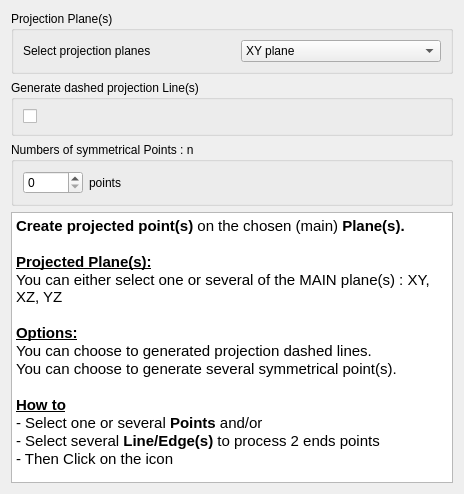
<?xml version="1.0" encoding="UTF-8"?>
<ui version="4.0">
 <class>Dialog</class>
 <widget class="QDialog" name="Dialog">
  <property name="geometry">
   <rect>
    <x>0</x>
    <y>0</y>
    <width>464</width>
    <height>494</height>
   </rect>
  </property>
  <property name="windowTitle">
   <string>Dialog</string>
  </property>
  <layout class="QGridLayout" name="gridLayout_4">
   <item row="0" column="0">
    <widget class="QGroupBox" name="groupBox">
     <property name="title">
      <string>Projection Plane(s)</string>
     </property>
     <property name="flat">
      <bool>false</bool>
     </property>
     <layout class="QGridLayout" name="gridLayout_3">
      <item row="0" column="0">
       <layout class="QHBoxLayout" name="horizontalLayout">
        <item>
         <widget class="QLabel" name="UI_ProjectedPoint_label">
          <property name="text">
           <string>Select projection planes</string>
          </property>
         </widget>
        </item>
        <item>
         <widget class="QComboBox" name="UI_ProjectePoint_comboBox">
          <property name="maximumSize">
           <size>
            <width>200</width>
            <height>16777215</height>
           </size>
          </property>
          <property name="toolTip">
           <string>&lt;html&gt;&lt;head/&gt;&lt;body&gt;&lt;p&gt;The projection plane(s)&lt;/p&gt;&lt;/body&gt;&lt;/html&gt;</string>
          </property>
          <property name="currentIndex">
           <number>0</number>
          </property>
          <item>
           <property name="text">
            <string>XY plane</string>
           </property>
          </item>
          <item>
           <property name="text">
            <string>YZ plane</string>
           </property>
          </item>
          <item>
           <property name="text">
            <string>XZ plane</string>
           </property>
          </item>
          <item>
           <property name="text">
            <string>XY, YZ planes</string>
           </property>
          </item>
          <item>
           <property name="text">
            <string>XY, XZ planes</string>
           </property>
          </item>
          <item>
           <property name="text">
            <string>YZ, XZ planes</string>
           </property>
          </item>
          <item>
           <property name="text">
            <string>XY, YZ, XZ planes</string>
           </property>
          </item>
         </widget>
        </item>
       </layout>
      </item>
     </layout>
    </widget>
   </item>
   <item row="1" column="0">
    <widget class="QGroupBox" name="groupBox_2">
     <property name="title">
      <string>Generate dashed projection Line(s)</string>
     </property>
     <property name="flat">
      <bool>false</bool>
     </property>
     <layout class="QGridLayout" name="gridLayout_2">
      <item row="0" column="0">
       <widget class="QCheckBox" name="UI_ProjectePoint_checkBox">
        <property name="toolTip">
         <string>&lt;html&gt;&lt;head/&gt;&lt;body&gt;&lt;p&gt;If checked &lt;span style=&quot; font-weight:600;&quot;&gt;all projection dashed Line(s)&lt;/span&gt; will be show&lt;span style=&quot; font-weight:600;&quot;&gt;.&lt;/span&gt;&lt;/p&gt;&lt;/body&gt;&lt;/html&gt;</string>
        </property>
        <property name="text">
         <string/>
        </property>
        <property name="autoExclusive">
         <bool>false</bool>
        </property>
       </widget>
      </item>
     </layout>
    </widget>
   </item>
   <item row="2" column="0">
    <widget class="QGroupBox" name="groupBox_3">
     <property name="title">
      <string>Numbers of symmetrical Points : n</string>
     </property>
     <property name="flat">
      <bool>false</bool>
     </property>
     <layout class="QGridLayout" name="gridLayout">
      <item row="0" column="0">
       <layout class="QHBoxLayout" name="horizontalLayout_2">
        <item>
         <widget class="QSpinBox" name="UI_ProjectePoint_spin_numberSymPoint">
          <property name="minimumSize">
           <size>
            <width>60</width>
            <height>0</height>
           </size>
          </property>
          <property name="maximumSize">
           <size>
            <width>50</width>
            <height>16777215</height>
           </size>
          </property>
          <property name="toolTip">
           <string>&lt;html&gt;&lt;head/&gt;&lt;body&gt;&lt;p&gt;This number indicates in how many &lt;span style=&quot; font-weight:600;&quot;&gt;Parts&lt;/span&gt; each selected parent Lines(s) will be cut in (Max 100).&lt;/p&gt;&lt;/body&gt;&lt;/html&gt;</string>
          </property>
          <property name="minimum">
           <number>0</number>
          </property>
          <property name="maximum">
           <number>100</number>
          </property>
          <property name="singleStep">
           <number>1</number>
          </property>
          <property name="value">
           <number>0</number>
          </property>
         </widget>
        </item>
        <item>
         <widget class="QLabel" name="UI_ProjectedPoint_label_2">
          <property name="text">
           <string>points</string>
          </property>
         </widget>
        </item>
       </layout>
      </item>
     </layout>
    </widget>
   </item>
   <item row="3" column="0">
    <widget class="QTextBrowser" name="textBrowser">
     <property name="html">
      <string>&lt;!DOCTYPE HTML PUBLIC &quot;-//W3C//DTD HTML 4.0//EN&quot; &quot;http://www.w3.org/TR/REC-html40/strict.dtd&quot;&gt;
&lt;html&gt;&lt;head&gt;&lt;meta name=&quot;qrichtext&quot; content=&quot;1&quot; /&gt;&lt;style type=&quot;text/css&quot;&gt;
p, li { white-space: pre-wrap; }
&lt;/style&gt;&lt;/head&gt;&lt;body style=&quot; font-family:'Ubuntu'; font-size:11pt; font-weight:400; font-style:normal;&quot;&gt;
&lt;p style=&quot; margin-top:0px; margin-bottom:0px; margin-left:0px; margin-right:0px; -qt-block-indent:0; text-indent:0px;&quot;&gt;&lt;span style=&quot; font-weight:600;&quot;&gt;Create projected point(s)&lt;/span&gt; on the chosen (main)&lt;span style=&quot; font-weight:600;&quot;&gt; Plane(s).&lt;/span&gt;&lt;/p&gt;
&lt;p style=&quot;-qt-paragraph-type:empty; margin-top:0px; margin-bottom:0px; margin-left:0px; margin-right:0px; -qt-block-indent:0; text-indent:0px; font-weight:600;&quot;&gt;&lt;br /&gt;&lt;/p&gt;
&lt;p style=&quot; margin-top:0px; margin-bottom:0px; margin-left:0px; margin-right:0px; -qt-block-indent:0; text-indent:0px;&quot;&gt;&lt;span style=&quot; font-weight:600; text-decoration: underline;&quot;&gt;Projected Plane(s):&lt;/span&gt;&lt;/p&gt;
&lt;p style=&quot; margin-top:0px; margin-bottom:0px; margin-left:0px; margin-right:0px; -qt-block-indent:0; text-indent:0px;&quot;&gt;You can either select one or several of the MAIN plane(s) : XY, XZ, YZ&lt;/p&gt;
&lt;p style=&quot;-qt-paragraph-type:empty; margin-top:0px; margin-bottom:0px; margin-left:0px; margin-right:0px; -qt-block-indent:0; text-indent:0px;&quot;&gt;&lt;br /&gt;&lt;/p&gt;
&lt;p style=&quot; margin-top:0px; margin-bottom:0px; margin-left:0px; margin-right:0px; -qt-block-indent:0; text-indent:0px;&quot;&gt;&lt;span style=&quot; font-weight:600; text-decoration: underline;&quot;&gt;Options:&lt;/span&gt;&lt;/p&gt;
&lt;p style=&quot; margin-top:0px; margin-bottom:0px; margin-left:0px; margin-right:0px; -qt-block-indent:0; text-indent:0px;&quot;&gt;You can choose to generated projection dashed lines.&lt;/p&gt;
&lt;p style=&quot; margin-top:0px; margin-bottom:0px; margin-left:0px; margin-right:0px; -qt-block-indent:0; text-indent:0px;&quot;&gt;You can choose to generate several symmetrical point(s).&lt;/p&gt;
&lt;p style=&quot;-qt-paragraph-type:empty; margin-top:0px; margin-bottom:0px; margin-left:0px; margin-right:0px; -qt-block-indent:0; text-indent:0px;&quot;&gt;&lt;br /&gt;&lt;/p&gt;
&lt;p style=&quot; margin-top:0px; margin-bottom:0px; margin-left:0px; margin-right:0px; -qt-block-indent:0; text-indent:0px;&quot;&gt;&lt;span style=&quot; font-weight:600; text-decoration: underline;&quot;&gt;How to&lt;/span&gt;&lt;/p&gt;
&lt;p style=&quot; margin-top:0px; margin-bottom:0px; margin-left:0px; margin-right:0px; -qt-block-indent:0; text-indent:0px;&quot;&gt;- Select one or several &lt;span style=&quot; font-weight:600;&quot;&gt;Points&lt;/span&gt; and/or&lt;/p&gt;
&lt;p style=&quot; margin-top:0px; margin-bottom:0px; margin-left:0px; margin-right:0px; -qt-block-indent:0; text-indent:0px;&quot;&gt;- Select several &lt;span style=&quot; font-weight:600;&quot;&gt;Line/Edge(s)&lt;/span&gt; to process 2 ends points&lt;/p&gt;
&lt;p style=&quot; margin-top:0px; margin-bottom:0px; margin-left:0px; margin-right:0px; -qt-block-indent:0; text-indent:0px;&quot;&gt;- Then Click on the icon&lt;/p&gt;&lt;/body&gt;&lt;/html&gt;</string>
     </property>
    </widget>
   </item>
  </layout>
 </widget>
 <resources/>
 <connections/>
</ui>
